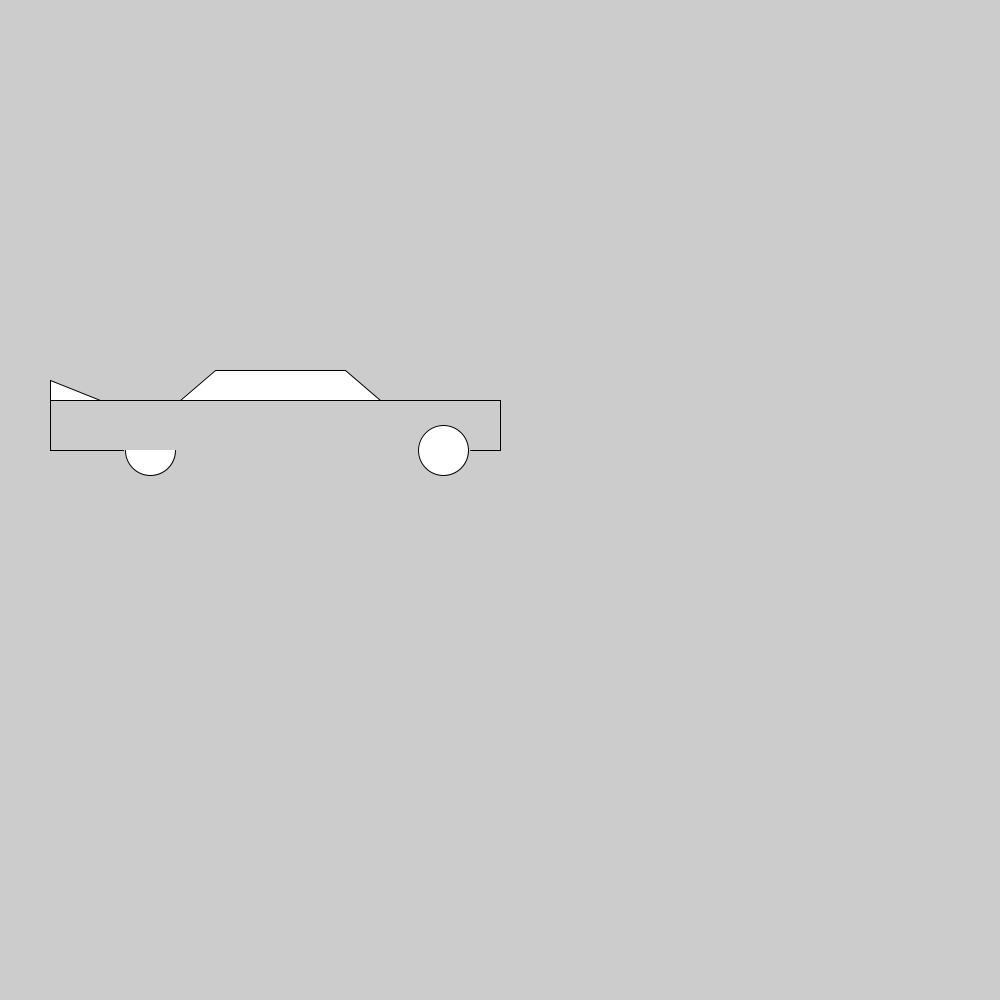
Frame 1 (no input)
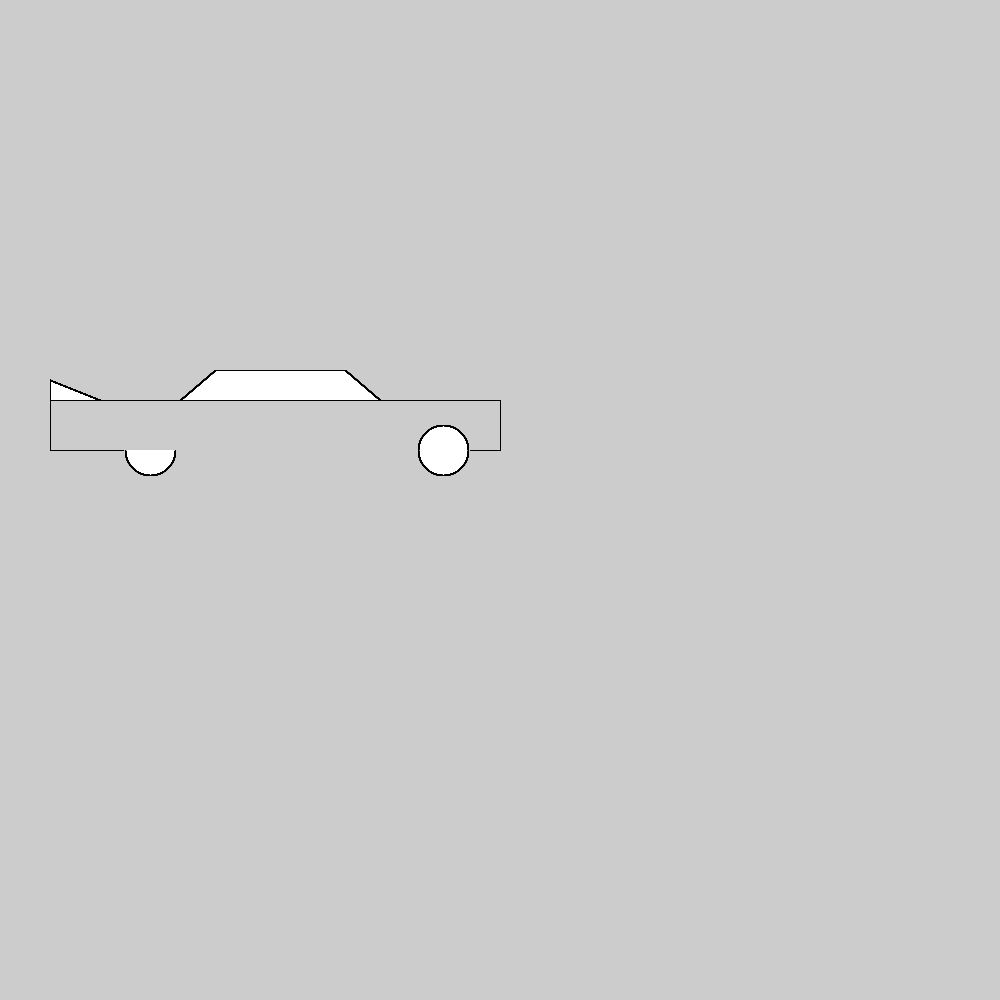
Frame 60 (the mouse pressed at the canvas centre just before this capture)
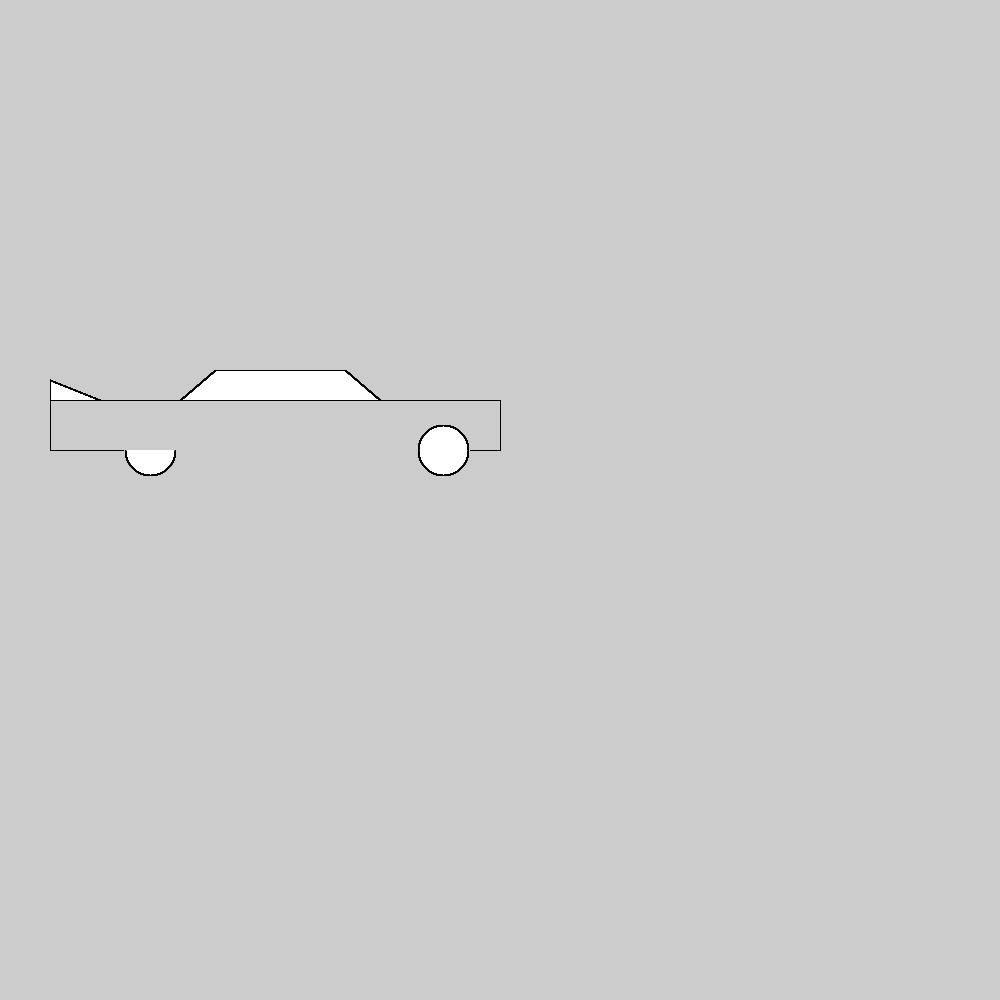
Frame 120 (the mouse held since frame 60 and released just before this capture)

The Processing sketch that drew these frames (run headless with seeded random() and noise(); from frame 60 on, the mouse is pressed at the canvas centre):

// Processing sketch: main
// ── main.pde
int xp = -150;

void setup(){
  size(1000,1000);
}

void draw(){
  carro(xp, 100);
  noFill();
}

// ── carro.pde
void carro(int xp, int yp){
  line(50, 450, 123, 450); //line 10
  line(50, 450, 50, 400); //line 1
  triangle(50, 400, 50, 380, 100, 400); //rabera
  line(50, 400, 180, 400); //line 2
  quad(180, 400, 215, 370, 345, 370, 380, 400); //vidro
  line(350, 400, 500, 400); //line 6
  line(500, 400, 500, 450); //line 7
  line(500, 450, 470, 450); //line 8
  //arc(200, 200, 200, 200, 0, PI); 
  arc(150, 450, 50, 50, 0, PI, OPEN); //roda traseira
  ellipse(443, 450, 50, 50); //roda dianteira  
  //rect(110, 430, 50, 10 / 2, 5);
  

  
  
}
